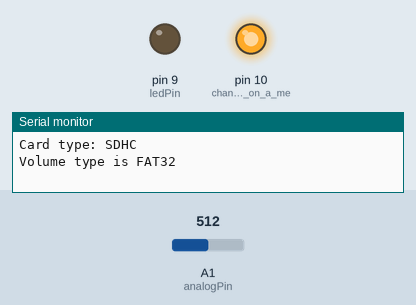
Bench run of a sketch on a simulated Arduino Uno, built with avr-gcc and run on an emulated ATmega328P. On the bench: output pins drawn as LEDs (lit = HIGH), the last lines printed to the serial monitor. Inputs (shaded band) come from the test bench; at power-on: A1 (analogPin) = 512. Storage starts empty.

Above: at 0.1 s.
At 1.4 s:
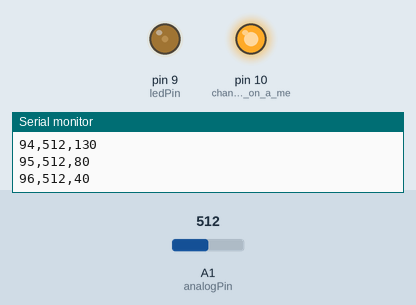
1.5 s: A1 (analogPin) set to 0
At 2.1 s:
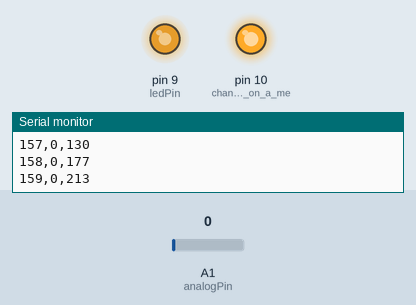
4.5 s: A1 (analogPin) set to 122
Timing chart, 0 to 14.2 s (numbered marks = the images above; inputs shaded):
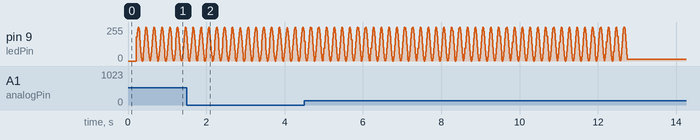

The sketch:

flicker_and_record.ino
```cpp
/*
fly test : grey wire to GND, purple to pin 9
black wire to GND, white wire to pin 1 of analog in
*/

/*
  SD card test

 This example shows how use the utility libraries on which the'
 SD library is based in order to get info about your SD card.
 Very useful for testing a card when you're not sure whether its working or not.

 The circuit:
  * SD card attached to SPI bus as follows:
 ** MOSI - pin 11 on Arduino Uno/Duemilanove/Diecimila
 ** MISO - pin 12 on Arduino Uno/Duemilanove/Diecimila
 ** CLK - pin 13 on Arduino Uno/Duemilanove/Diecimila
 ** CS - depends on your SD card shield or module.
 	Pin 4 used here for consistency with other Arduino examples

 created  28 Mar 2011
 by Limor Fried
 modified 9 Apr 2012
 by Tom Igoe
 */
 // include the SD library:
#include <SD.h>
#include <Arduino.h>
// set up variables using the SD utility library functions:
Sd2Card card;
SdVolume volume;
SdFile root;

// change this to match your SD shield or module;
// Arduino Ethernet shield: pin 4
// Adafruit SD shields and modules: pin 10
// Sparkfun SD shield: pin 8
const int chipSelect = 4;
const int ledPin =  9;      // the number of the LED pin
const int analogPin = 1 ;
int freq = 5 ; // Hz

String inputString = "";         // a string to hold incoming data
boolean stringComplete = false;  // whether the string is complete

int ledState = LOW;             // ledState used to set the LED
long previousMillis = 0;        // will store last time LED was updated
long interval = 30;           // interval at which to

File dataFile ;

void setup()
{
 // Open serial communications and wait for port to open:
  Serial.begin(9600);
   while (!Serial) {
    ; // wait for serial port to connect. Needed for Leonardo only
  }

  Serial.print("\nInitializing SD card...");
  // On the Ethernet Shield, CS is pin 4. It's set as an output by default.
  // Note that even if it's not used as the CS pin, the hardware SS pin
  // (10 on most Arduino boards, 53 on the Mega) must be left as an output
  // or the SD library functions will not work.
  pinMode(10, OUTPUT);     // change this to 53 on a mega -- seems to be ok as we can read the card
  digitalWrite(10, HIGH); // Add this line

  // we'll use the initialization code from the utility libraries
  // since we're just testing if the card is working!
  if (!card.init(SPI_HALF_SPEED, chipSelect)) {
    Serial.println("initialization failed. Things to check:");
    Serial.println("* is a card is inserted?");
    Serial.println("* Is your wiring correct?");
    Serial.println("* did you change the chipSelect pin to match your shield or module?");
    return;
  }
  else
  {
   Serial.println("Wiring is correct and a card is present.");
  }

  // print the type of card
  Serial.print("\nCard type: ");
  switch(card.type()) {
    case SD_CARD_TYPE_SD1:
      Serial.println("SD1");
      break;
    case SD_CARD_TYPE_SD2:
      Serial.println("SD2");
      break;
    case SD_CARD_TYPE_SDHC:
      Serial.println("SDHC");
      break;
    default:
      Serial.println("Unknown");
  }

  // Now we will try to open the 'volume'/'partition' - it should be FAT16 or FAT32
  if (!volume.init(card)) {
    Serial.println("Could not find FAT16/FAT32 partition.\nMake sure you've formatted the card");
    return;
  }

  // print the type and size of the first FAT-type volume
  uint32_t volumesize;
  Serial.print("\nVolume type is FAT");
  Serial.println(volume.fatType(), DEC);
  Serial.println();

  volumesize = volume.blocksPerCluster();    // clusters are collections of blocks
  volumesize *= volume.clusterCount();       // we'll have a lot of clusters
  volumesize *= 512;                            // SD card blocks are always 512 bytes
  Serial.print("Volume size (bytes): ");
  Serial.println(volumesize);
  Serial.print("Volume size (Kbytes): ");
  volumesize /= 1024;
  Serial.println(volumesize);
  Serial.print("Volume size (Mbytes): ");
  volumesize /= 1024;
  Serial.println(volumesize);

  Serial.println("\nFiles found on the card (name, date and size in bytes): ");
  root.openRoot(volume);

  // list all files in the card with date and size
  root.ls(LS_R | LS_DATE | LS_SIZE);

  // set the digital pin as output:
  pinMode(ledPin, OUTPUT);

  // open the file. note that only one file can be open at a time,
  // so you have to close this one before opening another.
   dataFile = SD.open("datalog1.txt", FILE_WRITE);

}

void loop(void)
{
if (stringComplete)
{
  previousMillis = 0; // so run it all again
  stringComplete = false ;
}

  while (previousMillis < 1024)
  {
  previousMillis ++ ;

  // make a string for assembling the data to log:
  String dataString = String(previousMillis);
  dataString += ",";

  // read  sensor and append to the string:
    int sensor = analogRead(analogPin);
    dataString += String(sensor);
    dataString += ",";

  // if the file is available, write to it:
  //if (dataFile) {
  // dataFile.println(dataString);
  // dataFile.close();
    // print to the serial port too:
    //Serial.println(dataString);
// }
  // if the file isn't open, pop up an error:
  //else {
    //Serial.println("error opening datalog.txt");
//  } // end if


      double value=sin((double(millis())/1000)*PI*2*freq)*127+127;
      dataString += String(int(value));
      Serial.println(dataString  );
     analogWrite(ledPin, value);
  }
}

/*
  SerialEvent occurs whenever a new data comes in the
 hardware serial RX.  This routine is run between each
 time loop() runs, so using delay inside loop can delay
 response.  Multiple bytes of data may be available.
 */
void serialEvent()
{
  while (Serial.available())
  {
    // get the new byte:
    char inChar = (char)Serial.read();
    // add it to the inputString:
    inputString += inChar;
    // if the incoming character is a newline, set a flag
    // so the main loop can do something about it:
    switch (inChar)
    {
       case '1':
       freq = 1 ;
       break ;

       case '2':
       freq = 2 ;
       break ;

       case '3':
       freq = 4 ;
       break ;

       case '4':
       freq = 8 ;
       break ;


    }
    stringComplete = true;
  }
}
```
